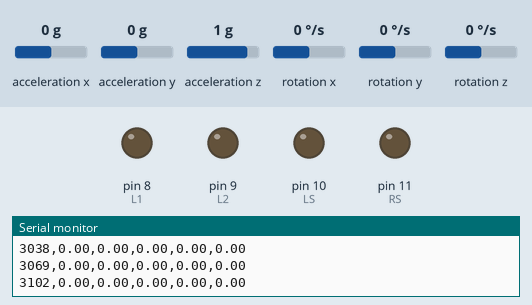
A sketch run on a simulated Arduino Uno, built with avr-gcc and run on an emulated ATmega328P. Shown: output pins drawn as LEDs (lit = HIGH), the last lines printed to the serial monitor. Inputs (shaded band) come from the test bench; at power-on: acceleration y 0 g, acceleration x 0 g, acceleration z 1 g, rotation x 0 °/s, rotation y 0 °/s, rotation z 0 °/s. Pins used as bus, display or sensor lines are not drawn. At 3.4 s the program stops and its outputs stay as they are.

Above: at 3.2 s.
3.3 s: acceleration y set to -1.4 g
At 4.0 s:
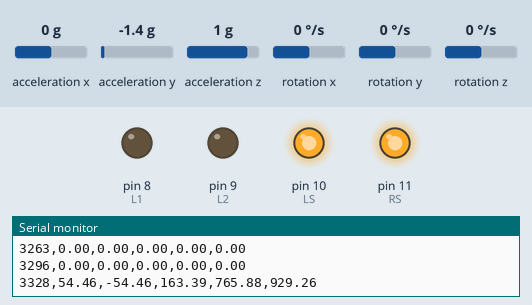
Timing chart, 0 to 4.9 s (numbered marks = the images above; inputs shaded):
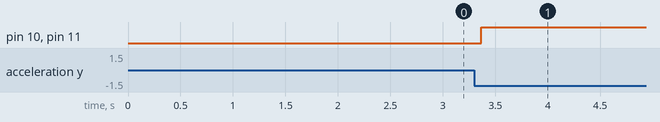

Measured:
- after the input at 3.3 s, pin 10 (LS), pin 11 (RS): LOW → HIGH after 0.07 s

The sketch:

PID_Control.ino
```cpp
#include <Wire.h>
#include <MPU6050_light.h>

MPU6050 mpu(Wire);

float prev = 0;
float target = 0;
float kP = 3;
float kD = 450  ;
unsigned long t;
float lowBound = 15;

#define L1 8
#define L2 9
#define R1 12
#define R2 13
#define LS 10
#define RS 11

void setup() {
  Serial.begin(9600);
  //pinmodes
  pinMode(L1, OUTPUT);
  pinMode(L2, OUTPUT);
  pinMode(R1, OUTPUT);
  pinMode(R2, OUTPUT);
  pinMode(LS, OUTPUT);
  pinMode(RS, OUTPUT);

  Wire.begin();  // On Uno: SDA = A4, SCL = A5
  byte status = mpu.begin();
  Serial.print("MPU6050 status: ");
  Serial.println(status);
  while (status != 0) {
    delay(1000);
    Serial.println("MPU not connected...");
  }

  Serial.println("Calibrating gyro...");
  delay(1000);
  mpu.calcOffsets(); // gyro and accel calibration
  Serial.println("Done!");

}

void loop() {
  //mpu.update();

  while(true){
  mpu.update();
  float current = float(mpu.getAngleX()); //read mpu
  int timestep = millis()-t;
  t = millis();
  //error
  float error = target-current;
  //P
  float P = error * kP;
  //D
  float D = kD * (error-prev)/timestep;
  //overall
  float motorInput = P + D ;//later
  Serial.print(t);
  Serial.print(",");
  Serial.print (error);
  Serial.print(",");
  Serial.print (current) ;
  Serial.print(",");
  Serial.print (P) ;
  Serial.print(",");
  Serial.print (D) ;
  Serial.print(",");
  Serial.println (motorInput );

  if(motorInput >= lowBound){
    motorInput = constrain(motorInput,lowBound,255);
    motorMove(motorInput,false);
  }else if (motorInput <= -lowBound){
    motorInput = constrain(motorInput,-255,-lowBound);
    motorMove(abs(motorInput),true);
  }else{
    motorInput = 0;
    motorStop();
  }
  prev = error; //for next cycle
  if (abs(current) >= 25){
    break;
  }
  }
  motorStop();
  while(true){}
}

void motorMove(int input, bool dir){
  if(dir){ //forward
    digitalWrite(L1, HIGH);
    digitalWrite(L2, LOW);
    digitalWrite(R1, HIGH);
    digitalWrite(R2, LOW);
  }else{
    digitalWrite(L1, LOW);
    digitalWrite(L2, HIGH);
    digitalWrite(R1, LOW);
    digitalWrite(R2, HIGH);
  }
  analogWrite(LS, input);
  analogWrite(RS, input);
}

void motorStop(){
  digitalWrite(L1, LOW);
  digitalWrite(L2, LOW);
  digitalWrite(R1, LOW);
  digitalWrite(R2, LOW);
}
```
